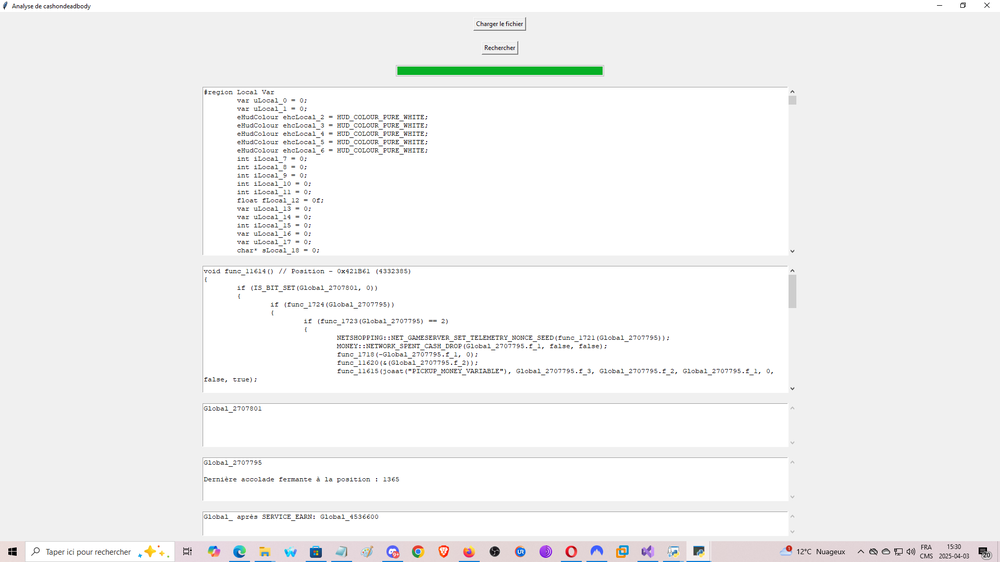
#> input picture cashondeadbody.png, 1000 x 562 px, shrunk from 1920 x 1080 before the run
$ python image-to-toon.py
#> lines starting #> are read from the running program, lines starting #| are printed output that depends on the picture; after the words box and inside, x2 and y2 are one past the last pixel; in counts of white or black regions, pixels touching at a corner belong together
import sys
import subprocess
import importlib
import os
import shutil
from tkinter import Tk, filedialog
import cv2
import numpy as np

def install_and_import(package, pip_name=None):
    if pip_name is None:
        pip_name = package
    try:
        return importlib.import_module(package)
    except ImportError:
        subprocess.check_call([sys.executable, "-m", "pip", "install", pip_name])
        return importlib.import_module(package)

def select_file():
    root = Tk()
    root.withdraw()
    file_path = filedialog.askopenfilename(
        title="Choisir une image ou une vidéo",
        filetypes=[("Images et vidéos", "*.jpg *.jpeg *.png *.mp4 *.mov *.avi")]
    )
#> the answer given: cashondeadbody.png
#> in cartoonize_and_save, img is the input picture: shape (562, 1000, 3); mean B, G, R 242.4, 242.6, 242.5
    root.destroy()
    return file_path

def apply_cartoon_effect(img):
    # 1. Réduction du bruit
    color = cv2.bilateralFilter(img, d=9, sigmaColor=75, sigmaSpace=75)

    # 2. Détection des bords
    gray = cv2.cvtColor(img, cv2.COLOR_BGR2GRAY)
    edges = cv2.adaptiveThreshold(
        cv2.medianBlur(gray, 7), 255,
        cv2.ADAPTIVE_THRESH_MEAN_C, cv2.THRESH_BINARY, 9, 2
    )
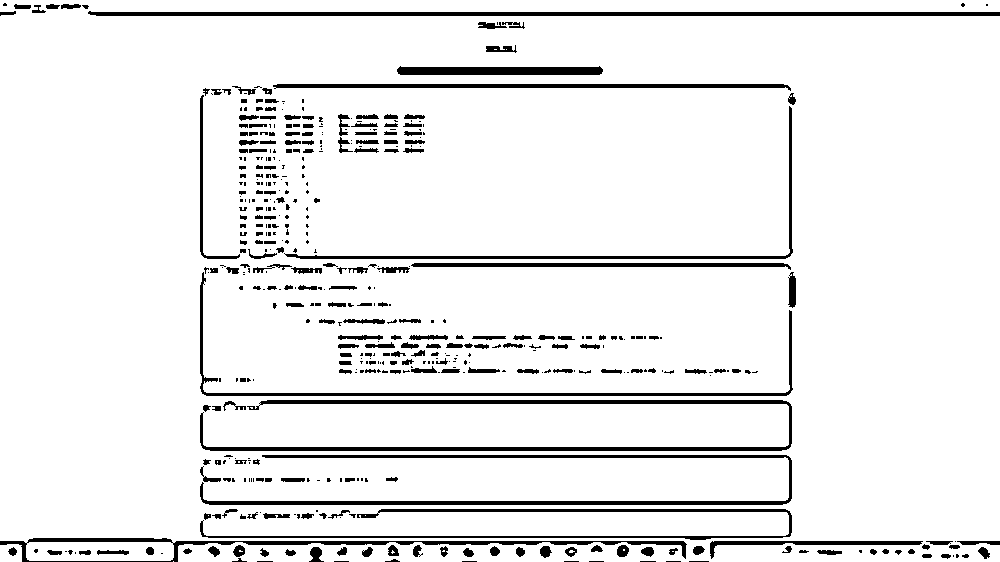
#> edges: shape (562, 1000); 92.5% white; 480 black regions (245 under 20 px), largest, box (x1, y1, x2, y2) and area: (200, 400, 792, 451) 4697, (200, 455, 792, 505) 4089, (88, 11, 1000, 16) 3640
    edges_colored = cv2.cvtColor(edges, cv2.COLOR_GRAY2BGR)

    # 3. Fusion cartoon
    cartoon = cv2.bitwise_and(color, edges_colored)
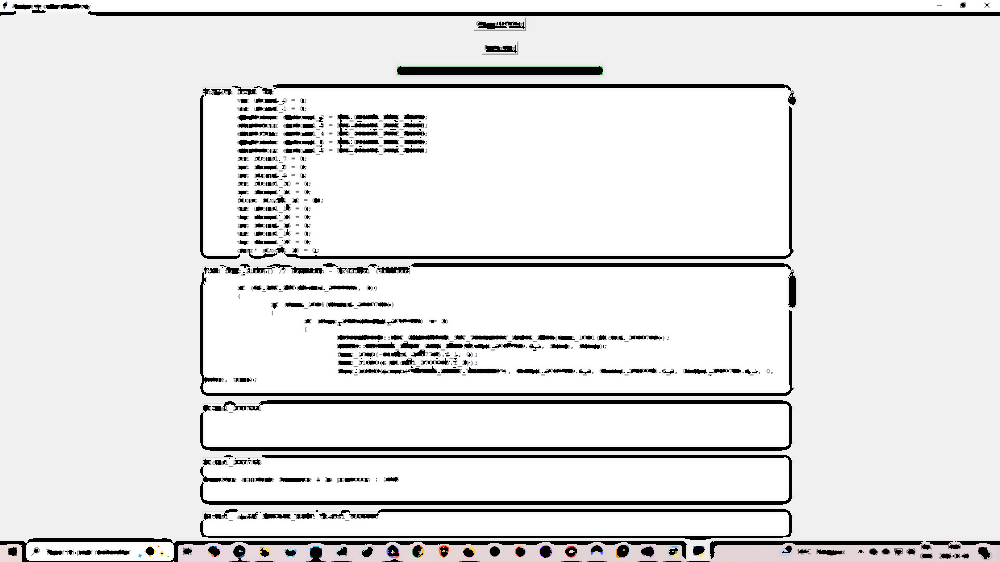
#> cartoon: shape (562, 1000, 3); mean B, G, R 226.4, 226.3, 226.6

    return cartoon

def apply_contrast_curve(img):
    original = np.arange(256)
    curve = np.interp(original, [0, 76, 179, 255], [50, 127, 127, 255]).astype(np.uint8)
    return cv2.LUT(img, curve)
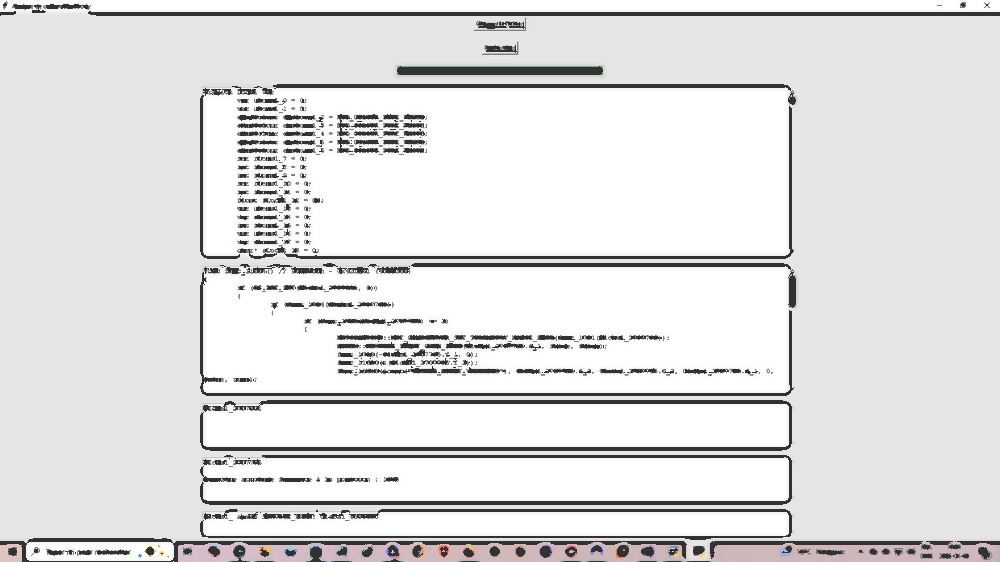
#> returned value: shape (562, 1000, 3); mean of channels 0, 1, 2 223.7, 223.6, 224.1; drawn as B, G, R

def apply_lutrgb_like(img):
    def custom_lut(channel):
        lut = np.array([min(255, max(0, v + 50 if v > 120 else v - 50)) for v in range(256)], dtype=np.uint8)
        return cv2.LUT(channel, lut)

    b, g, r = cv2.split(img)
    b = custom_lut(b)
    g = custom_lut(g)
    r = custom_lut(r)
    return cv2.merge((b, g, r))
#> returned value: shape (562, 1000, 3)

def cartoonize_and_save(img_path, output_folder, index=0):
    img = cv2.imread(img_path)
    if img is None:
        print(f"Erreur lecture image : {img_path}")
        return

    cartoon = apply_cartoon_effect(img)
    contrast = apply_contrast_curve(cartoon)
    final = apply_lutrgb_like(contrast)

    save_path = os.path.join(output_folder, f"cartoon_{index}.png")
    cv2.imwrite(save_path, final)
    print(f"✅ Image cartoon sauvegardée : {save_path}")

def process_file(path):
    output_folder = "cartoon_output"
    temp_frames_folder = "frames"

    if os.path.exists(output_folder):
        shutil.rmtree(output_folder)
    os.makedirs(output_folder)

    if path.lower().endswith((".mp4", ".mov", ".avi")):
        if os.path.exists(temp_frames_folder):
            shutil.rmtree(temp_frames_folder)
        os.makedirs(temp_frames_folder)
        extract_last_frames_ffmpeg(path, temp_frames_folder, num_frames=3)
        for idx, file in enumerate(os.listdir(temp_frames_folder)):
            cartoonize_and_save(os.path.join(temp_frames_folder, file), output_folder, idx)
    else:
        cartoonize_and_save(path, output_folder)

    print("\n🎉 Traitement terminé. Images enregistrées dans :", output_folder)

def extract_last_frames_ffmpeg(video_path, output_folder, num_frames=3):
    if not os.path.exists(output_folder):
        os.makedirs(output_folder)
    cmd = [
        "ffmpeg",
        "-sseof", f"-{num_frames}",
        "-i", video_path,
        "-frames:v", str(num_frames),
        os.path.join(output_folder, "frame_%03d.png")
    ]
    subprocess.run(cmd, stdout=subprocess.DEVNULL, stderr=subprocess.DEVNULL)

if __name__ == "__main__":
    filepath = select_file()
    if filepath:
        process_file(filepath)
    else:
        print("❌ Aucun fichier sélectionné.")
    input("\nAppuyez sur Entrée pour quitter...")
